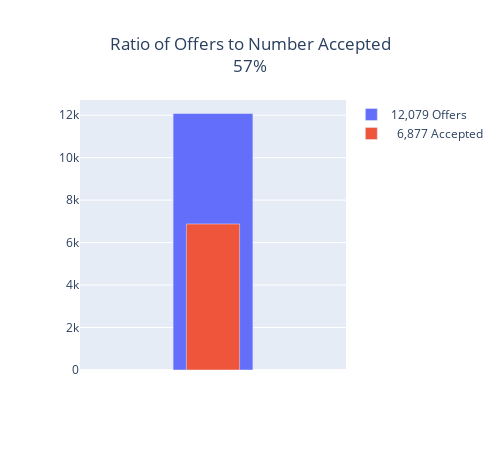

The cell this chart's notebook holds for it:
### Code cell
fig = go.Figure()
fig.add_trace(go.Bar(y=dataTotals['Total'],width=.3))
fig.add_trace(go.Bar(y=dataTotals['Accepted'],width=.2))
fig.update_layout(xaxis = go.XAxis(showticklabels=False),title='Ratio of Offers to Number Accepted<br>'+AcctPerc,title_x = .5)
fig.update_layout(barmode='overlay',autosize=False, width=500)
fig.data[0].name ='12,079 Offers'
fig.data[1].name ='  6,877 Accepted'
fig.show()

### Figure 1 — Plotly figure (JSON) as saved in the notebook; plotly's stock layout.template omitted (floating-point values rounded to 4 significant figures)
{"data": [{"name": "12,079 Offers", "type": "bar", "width": 0.3, "y": [12079]}, {"name": "  6,877 Accepted", "type": "bar", "width": 0.2, "y": [6877]}], "layout": {"autosize": false, "barmode": "overlay", "height": 450, "title": {"text": "Ratio of Offers to Number Accepted<br>57%", "x": 0.5}, "width": 500, "xaxis": {"autorange": true, "range": [-0.5, 0.5], "showticklabels": false}, "yaxis": {"autorange": true, "range": [0, 12710.0], "type": "linear"}}}
